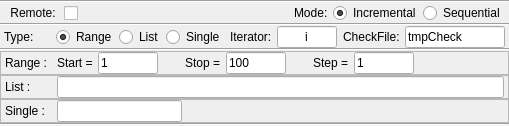
<?xml version="1.0" encoding="UTF-8"?>
<ui version="4.0">
 <class>wgLoop</class>
 <widget class="QWidget" name="wgLoop">
  <property name="geometry">
   <rect>
    <x>0</x>
    <y>0</y>
    <width>509</width>
    <height>122</height>
   </rect>
  </property>
  <property name="sizePolicy">
   <sizepolicy hsizetype="Preferred" vsizetype="MinimumExpanding">
    <horstretch>0</horstretch>
    <verstretch>0</verstretch>
   </sizepolicy>
  </property>
  <property name="windowTitle">
   <string>Loop</string>
  </property>
  <layout class="QGridLayout" name="gridLayout">
   <property name="margin">
    <number>0</number>
   </property>
   <property name="spacing">
    <number>0</number>
   </property>
   <item row="7" column="0">
    <widget class="QFrame" name="qfLoopSingle">
     <property name="frameShape">
      <enum>QFrame::StyledPanel</enum>
     </property>
     <layout class="QHBoxLayout" name="horizontalLayout_9">
      <property name="spacing">
       <number>2</number>
      </property>
      <property name="leftMargin">
       <number>4</number>
      </property>
      <property name="topMargin">
       <number>0</number>
      </property>
      <property name="rightMargin">
       <number>4</number>
      </property>
      <property name="bottomMargin">
       <number>0</number>
      </property>
      <item>
       <widget class="QLabel" name="lLoopSingle">
        <property name="minimumSize">
         <size>
          <width>50</width>
          <height>0</height>
         </size>
        </property>
        <property name="text">
         <string>Single : </string>
        </property>
       </widget>
      </item>
      <item>
       <widget class="QLineEdit" name="leLoopSingle">
        <property name="maximumSize">
         <size>
          <width>125</width>
          <height>16777215</height>
         </size>
        </property>
       </widget>
      </item>
      <item>
       <spacer name="horizontalSpacer">
        <property name="orientation">
         <enum>Qt::Horizontal</enum>
        </property>
        <property name="sizeHint" stdset="0">
         <size>
          <width>40</width>
          <height>20</height>
         </size>
        </property>
       </spacer>
      </item>
     </layout>
    </widget>
   </item>
   <item row="5" column="0">
    <widget class="QFrame" name="qfLoopRange">
     <property name="frameShape">
      <enum>QFrame::StyledPanel</enum>
     </property>
     <layout class="QHBoxLayout" name="horizontalLayout_7">
      <property name="spacing">
       <number>2</number>
      </property>
      <property name="leftMargin">
       <number>4</number>
      </property>
      <property name="topMargin">
       <number>0</number>
      </property>
      <property name="rightMargin">
       <number>4</number>
      </property>
      <property name="bottomMargin">
       <number>0</number>
      </property>
      <item>
       <widget class="QLabel" name="lLoopRange">
        <property name="minimumSize">
         <size>
          <width>50</width>
          <height>0</height>
         </size>
        </property>
        <property name="text">
         <string>Range : </string>
        </property>
       </widget>
      </item>
      <item>
       <widget class="QLabel" name="lRangeStart">
        <property name="maximumSize">
         <size>
          <width>16777215</width>
          <height>16777215</height>
         </size>
        </property>
        <property name="text">
         <string>Start = </string>
        </property>
       </widget>
      </item>
      <item>
       <widget class="QLineEdit" name="leRangeStart">
        <property name="maximumSize">
         <size>
          <width>60</width>
          <height>16777215</height>
         </size>
        </property>
        <property name="text">
         <string>1</string>
        </property>
       </widget>
      </item>
      <item>
       <spacer name="horizontalSpacer_8">
        <property name="orientation">
         <enum>Qt::Horizontal</enum>
        </property>
        <property name="sizeType">
         <enum>QSizePolicy::Fixed</enum>
        </property>
        <property name="sizeHint" stdset="0">
         <size>
          <width>25</width>
          <height>20</height>
         </size>
        </property>
       </spacer>
      </item>
      <item>
       <widget class="QLabel" name="lRangeStop">
        <property name="maximumSize">
         <size>
          <width>16777215</width>
          <height>16777215</height>
         </size>
        </property>
        <property name="text">
         <string>Stop = </string>
        </property>
       </widget>
      </item>
      <item>
       <widget class="QLineEdit" name="leRangeStop">
        <property name="maximumSize">
         <size>
          <width>60</width>
          <height>16777215</height>
         </size>
        </property>
        <property name="text">
         <string>100</string>
        </property>
       </widget>
      </item>
      <item>
       <spacer name="horizontalSpacer_9">
        <property name="orientation">
         <enum>Qt::Horizontal</enum>
        </property>
        <property name="sizeType">
         <enum>QSizePolicy::Fixed</enum>
        </property>
        <property name="sizeHint" stdset="0">
         <size>
          <width>25</width>
          <height>20</height>
         </size>
        </property>
       </spacer>
      </item>
      <item>
       <widget class="QLabel" name="lRangeStep">
        <property name="maximumSize">
         <size>
          <width>16777215</width>
          <height>16777215</height>
         </size>
        </property>
        <property name="text">
         <string>Step = </string>
        </property>
       </widget>
      </item>
      <item>
       <widget class="QLineEdit" name="leRangeStep">
        <property name="maximumSize">
         <size>
          <width>60</width>
          <height>16777215</height>
         </size>
        </property>
        <property name="text">
         <string>1</string>
        </property>
       </widget>
      </item>
      <item>
       <spacer name="horizontalSpacer_7">
        <property name="orientation">
         <enum>Qt::Horizontal</enum>
        </property>
        <property name="sizeHint" stdset="0">
         <size>
          <width>40</width>
          <height>20</height>
         </size>
        </property>
       </spacer>
      </item>
     </layout>
    </widget>
   </item>
   <item row="6" column="0">
    <widget class="QFrame" name="qfLoopList">
     <property name="frameShape">
      <enum>QFrame::StyledPanel</enum>
     </property>
     <layout class="QHBoxLayout" name="horizontalLayout_8">
      <property name="spacing">
       <number>2</number>
      </property>
      <property name="leftMargin">
       <number>4</number>
      </property>
      <property name="topMargin">
       <number>0</number>
      </property>
      <property name="rightMargin">
       <number>4</number>
      </property>
      <property name="bottomMargin">
       <number>0</number>
      </property>
      <item>
       <widget class="QLabel" name="lLoopList">
        <property name="minimumSize">
         <size>
          <width>50</width>
          <height>0</height>
         </size>
        </property>
        <property name="text">
         <string>List : </string>
        </property>
       </widget>
      </item>
      <item>
       <widget class="QLineEdit" name="leLoopList"/>
      </item>
     </layout>
    </widget>
   </item>
   <item row="1" column="0">
    <layout class="QHBoxLayout" name="hlLoopMode">
     <property name="spacing">
      <number>2</number>
     </property>
     <property name="leftMargin">
      <number>4</number>
     </property>
     <property name="rightMargin">
      <number>4</number>
     </property>
     <item>
      <widget class="QCheckBox" name="cbRemote">
       <property name="layoutDirection">
        <enum>Qt::RightToLeft</enum>
       </property>
       <property name="text">
        <string>Remote: </string>
       </property>
      </widget>
     </item>
     <item>
      <spacer name="horizontalSpacer_2">
       <property name="orientation">
        <enum>Qt::Horizontal</enum>
       </property>
       <property name="sizeHint" stdset="0">
        <size>
         <width>40</width>
         <height>20</height>
        </size>
       </property>
      </spacer>
     </item>
     <item>
      <widget class="QLabel" name="lMode">
       <property name="text">
        <string>Mode: </string>
       </property>
      </widget>
     </item>
     <item>
      <widget class="QRadioButton" name="rbIncremental">
       <property name="text">
        <string>Incremental</string>
       </property>
       <property name="checked">
        <bool>true</bool>
       </property>
       <attribute name="buttonGroup">
        <string notr="true">bgLoopMode</string>
       </attribute>
      </widget>
     </item>
     <item>
      <widget class="QRadioButton" name="rbSequential">
       <property name="text">
        <string>Sequential</string>
       </property>
       <attribute name="buttonGroup">
        <string notr="true">bgLoopMode</string>
       </attribute>
      </widget>
     </item>
    </layout>
   </item>
   <item row="2" column="0">
    <widget class="Line" name="line_2">
     <property name="orientation">
      <enum>Qt::Horizontal</enum>
     </property>
    </widget>
   </item>
   <item row="8" column="0">
    <widget class="Line" name="line_3">
     <property name="orientation">
      <enum>Qt::Horizontal</enum>
     </property>
    </widget>
   </item>
   <item row="0" column="0">
    <widget class="Line" name="line">
     <property name="orientation">
      <enum>Qt::Horizontal</enum>
     </property>
    </widget>
   </item>
   <item row="3" column="0">
    <layout class="QHBoxLayout" name="hlLoopOption">
     <property name="spacing">
      <number>2</number>
     </property>
     <property name="leftMargin">
      <number>4</number>
     </property>
     <property name="rightMargin">
      <number>4</number>
     </property>
     <item>
      <widget class="QLabel" name="lType">
       <property name="minimumSize">
        <size>
         <width>50</width>
         <height>0</height>
        </size>
       </property>
       <property name="text">
        <string>Type: </string>
       </property>
      </widget>
     </item>
     <item>
      <widget class="QRadioButton" name="rbLoopRange">
       <property name="text">
        <string>Range</string>
       </property>
       <property name="checked">
        <bool>true</bool>
       </property>
       <attribute name="buttonGroup">
        <string notr="true">bgLoopType</string>
       </attribute>
      </widget>
     </item>
     <item>
      <widget class="QRadioButton" name="rbLoopList">
       <property name="text">
        <string>List</string>
       </property>
       <attribute name="buttonGroup">
        <string notr="true">bgLoopType</string>
       </attribute>
      </widget>
     </item>
     <item>
      <widget class="QRadioButton" name="rbLoopSingle">
       <property name="text">
        <string>Single</string>
       </property>
       <attribute name="buttonGroup">
        <string notr="true">bgLoopType</string>
       </attribute>
      </widget>
     </item>
     <item>
      <spacer name="horizontalSpacer_11">
       <property name="orientation">
        <enum>Qt::Horizontal</enum>
       </property>
       <property name="sizeHint" stdset="0">
        <size>
         <width>40</width>
         <height>20</height>
        </size>
       </property>
      </spacer>
     </item>
     <item>
      <widget class="QLabel" name="lLoopIter">
       <property name="text">
        <string>Iterator: </string>
       </property>
      </widget>
     </item>
     <item>
      <widget class="QLineEdit" name="leLoopIter">
       <property name="minimumSize">
        <size>
         <width>60</width>
         <height>0</height>
        </size>
       </property>
       <property name="maximumSize">
        <size>
         <width>60</width>
         <height>16777215</height>
        </size>
       </property>
       <property name="text">
        <string>i</string>
       </property>
       <property name="alignment">
        <set>Qt::AlignCenter</set>
       </property>
      </widget>
     </item>
     <item>
      <spacer name="horizontalSpacer_6">
       <property name="orientation">
        <enum>Qt::Horizontal</enum>
       </property>
       <property name="sizeHint" stdset="0">
        <size>
         <width>40</width>
         <height>20</height>
        </size>
       </property>
      </spacer>
     </item>
     <item>
      <widget class="QLabel" name="lLoopCheckFile">
       <property name="text">
        <string>CheckFile: </string>
       </property>
      </widget>
     </item>
     <item>
      <widget class="QLineEdit" name="leLoopCheckFile">
       <property name="minimumSize">
        <size>
         <width>100</width>
         <height>0</height>
        </size>
       </property>
       <property name="maximumSize">
        <size>
         <width>100</width>
         <height>16777215</height>
        </size>
       </property>
       <property name="text">
        <string>tmpCheck</string>
       </property>
      </widget>
     </item>
    </layout>
   </item>
   <item row="4" column="0">
    <widget class="Line" name="line_4">
     <property name="orientation">
      <enum>Qt::Horizontal</enum>
     </property>
    </widget>
   </item>
  </layout>
 </widget>
 <resources/>
 <connections/>
 <buttongroups>
  <buttongroup name="bgLoopType"/>
  <buttongroup name="bgLoopMode"/>
 </buttongroups>
</ui>
